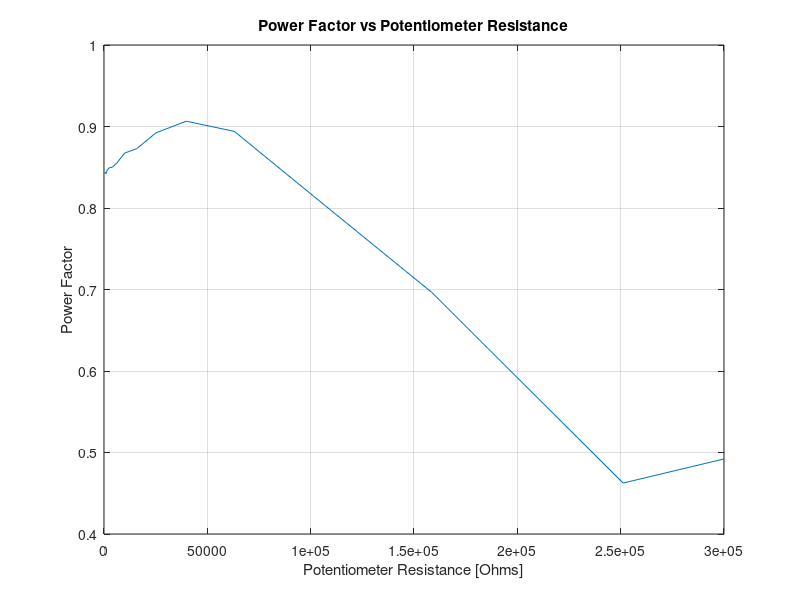

This chart was generated by the following MATLAB code:
%{
Creator: AlledgedEngineering
Date: 3/20/2021
Tile: Inductor Characterization
Description: Plot recorded value of the power factor at different potentiometer resistance amounts.
Collect values from LTspice.


%}
clc
clear all

% Data Points Collected
Rpot = [100, 158.5, 251.19, 398.1, 631, 1000, 1584.89, 2511.89, 3981.07, 6309.6, 10000, 15849, 25119, 39810, 63095, 100000, 158489, 251189, 300000]; % Potentiometer Resistance
PF = [0.8421, 0.8423, 0.8426, 0.8431, 0.8438, 0.8422, 0.8466, 0.8493, 0.8500, 0.8555, 0.8674, 0.8728, 0.8922, 0.9065, 0.8940, 0.8174, 0.6967, 0.4625, 0.4921]; % Power Factor


figure(1)
    plot(Rpot, PF), grid on;
    xlabel('Potentiometer Resistance [Ohms]'), ylabel('Power Factor');
    title('Power Factor vs Potentiometer Resistance');
